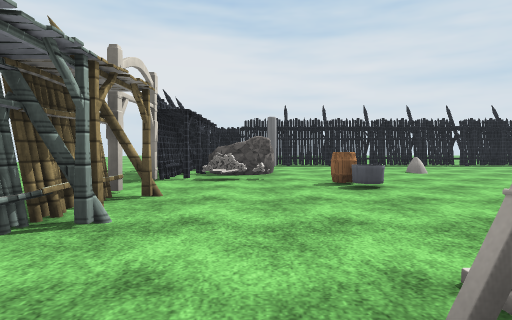
View 1 (above)

16 first-person views from a walk through a 3-D level made in the Unity game engine. The camera is 1.2 m above the floor, tilts 2° down and sees 75° across. The floor is counted in squares, 2 m on a side. Each view is taken from the middle of a square. On the plan, view 1 faces up. The plan holds only what a view shows up to about 10 squares ahead; the rest is blank. The place goes on beyond the plan. The player character is not drawn. Surface patterns are stand-ins for the level's own textures.

View 2
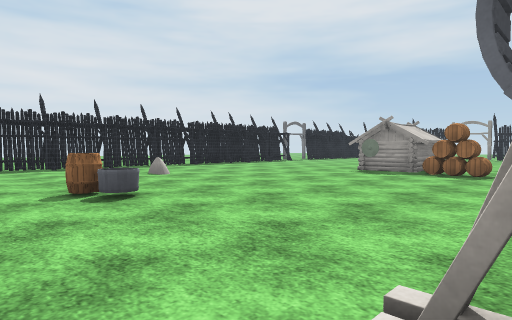

View 3
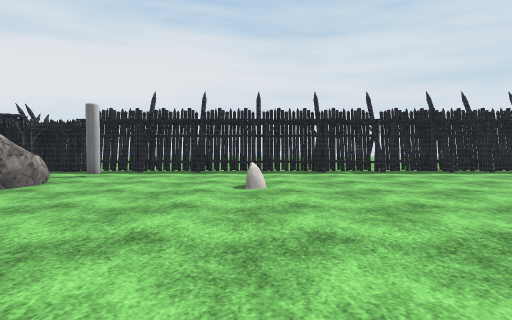

View 4
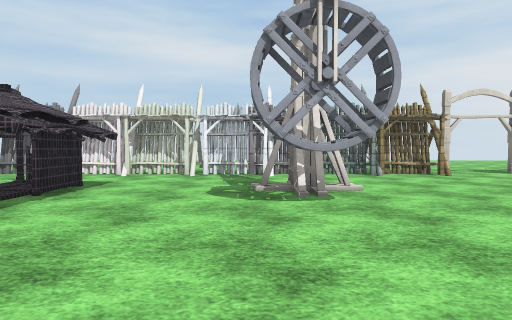

View 5
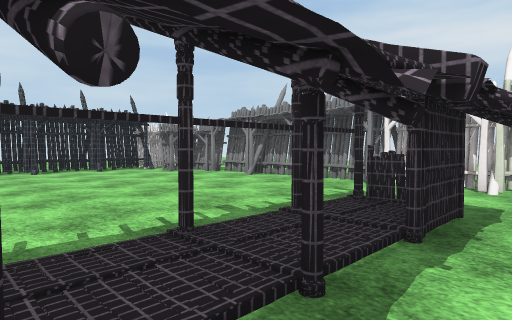

View 6
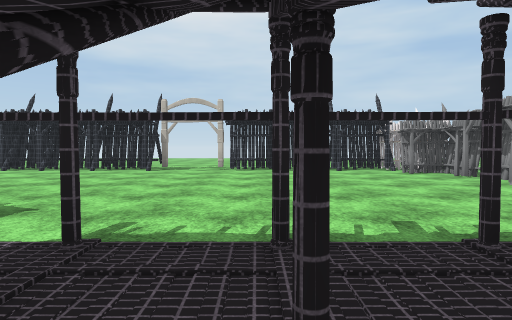

View 7
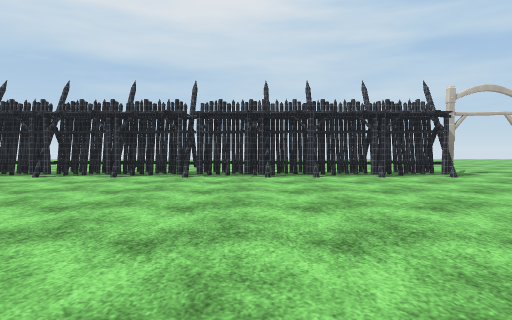

View 8
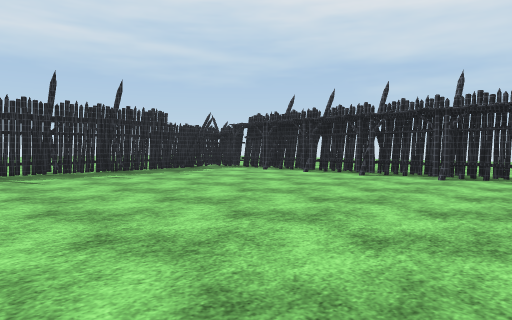

View 9
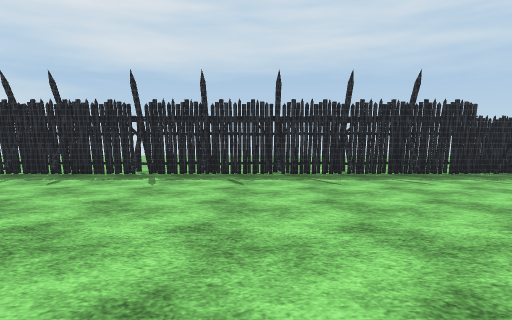

View 10
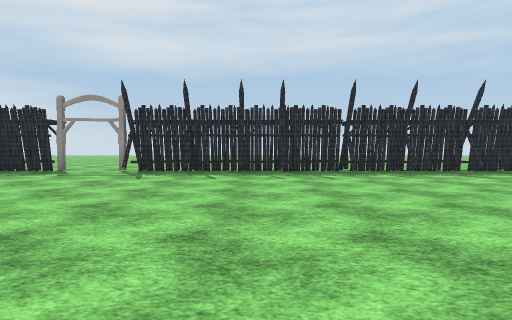

View 11
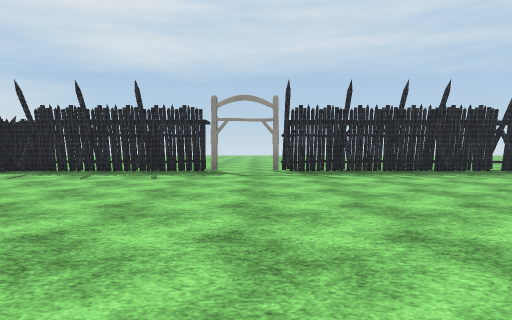

View 12
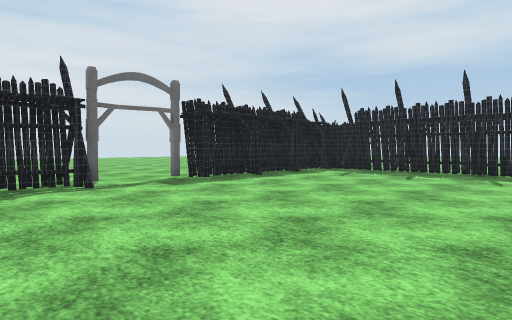

View 13
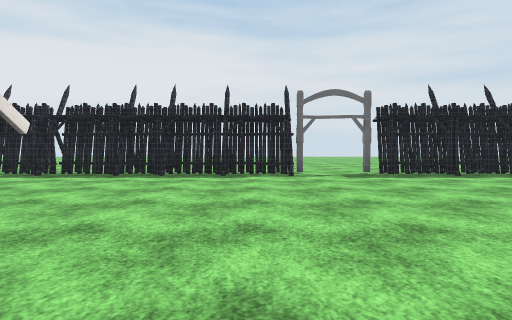

View 14
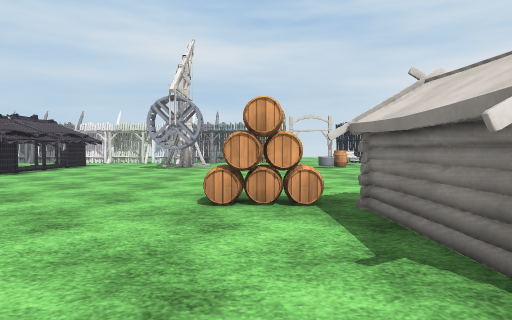

View 15
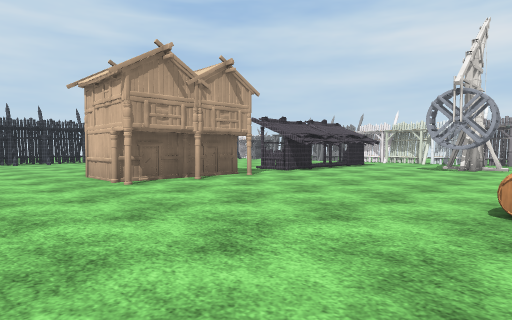

View 16
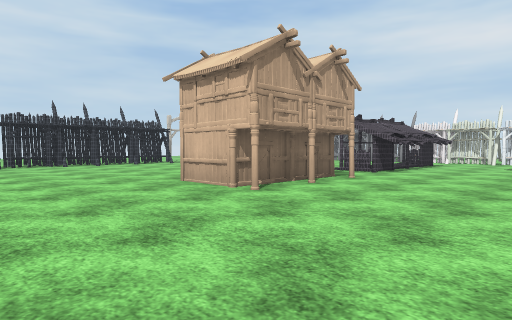

### Floor plan
Key: @ floor where view 1 was taken; # wall or solid block; . floor; ^ raised ledge; O other object.
Columns run from 4 left of view 1 to 21 right of it. Each row starts with its distance up from view 1.
 15                   ...
 14                 .....
 13                 .....
 12   ###############O.######
 11   ###......##..........##
 10   #.O...................#
  9  .#.O..................##
  8  .##O...O..............##
  7 ..#.....................#
  6 ..O#OO........O.........O.
  5  .....O.....OOO...........
  4   #.........OOO........##
  3 O #.........O..........##
  2 O #.....................#
  1 O #..OO................##
  0   ##@OO................##
 -1  .##...................##.
 -2  .#.....................#.
 -3  .#..#^^#^.O##.........##
 -4   #........   .........##.
 -5   #........  ...........#.
 -6   #........ ...........##.
 -7   #....................##.
 -8   #.....................#
 -9   ##....................#
-10   ##....................#
-11   ##.##.#.##.###.##.#.#
-12    #####O.O############
-13       ....     ...
-14        ..

Where each view was taken, in squares from view 1:
view 1: 0 up, 0 right, facing up
view 2: 1 up, 0 right, facing up-right
view 3: 3 up, 4 right, facing up
view 4: 0 up, 6 right, facing left
view 5: 2 down, 4 right, facing down-left
view 6: 2 down, 3 right, facing down
view 7: 4 down, 10 right, facing down
view 8: 4 down, 11 right, facing down-right
view 9: 4 down, 12 right, facing right
view 10: 1 up, 11 right, facing right
view 11: 5 up, 11 right, facing right
view 12: 6 up, 11 right, facing up-right
view 13: 4 up, 12 right, facing up
view 14: 3 up, 12 right, facing left
view 15: 3 up, 12 right, facing down-left
view 16: 1 up, 13 right, facing down-left
